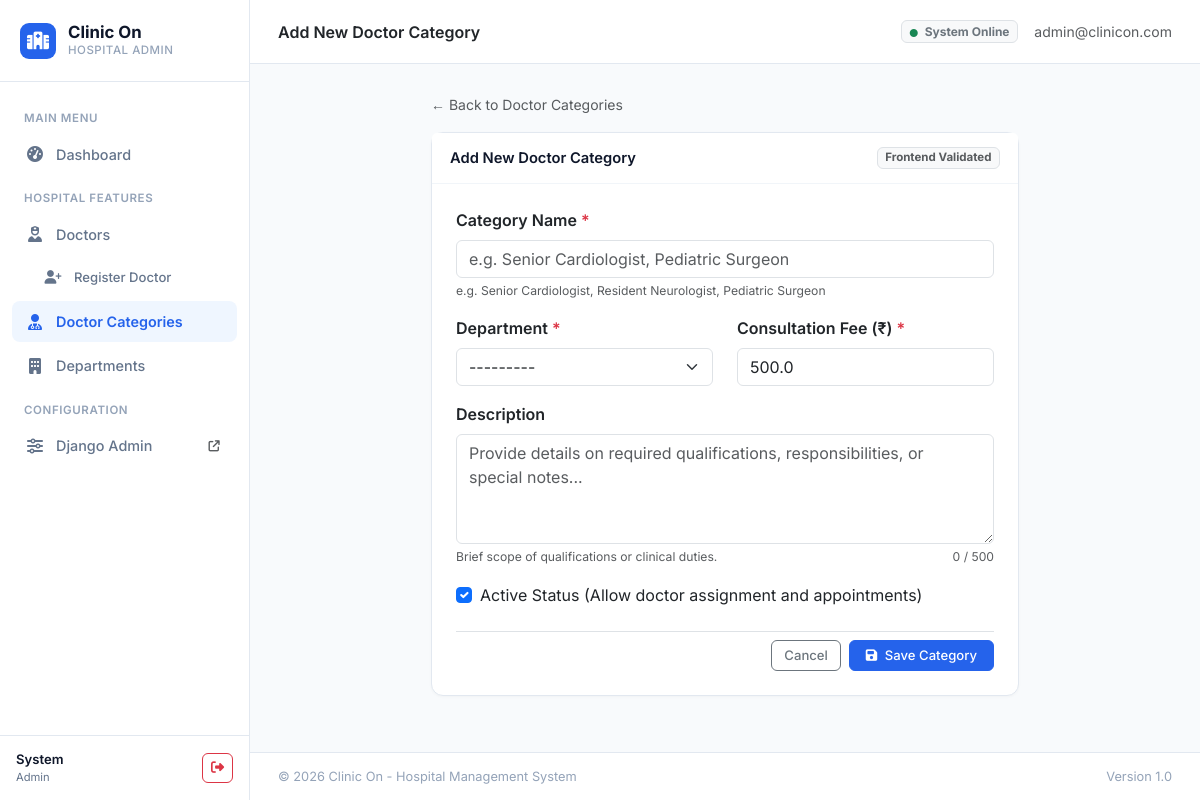
Screenshot of /categories/add/ (signed in) with the database file from the repository.
### hospital/models.py (models this page shows, shortened)
class CustomUser(AbstractUser):
    ROLE_CHOICES = (
        ('Admin', 'Administrator'),
        ('Doctor', 'Doctor'),
        ('Staff', 'Hospital Staff'),
    )
    username = models.CharField(max_length=150, unique=True, blank=True, null=True)
    email = models.EmailField(unique=True, verbose_name='Email Address')
    phone = models.CharField(max_length=20, blank=True, null=True, verbose_name='Phone Number')
    role = models.CharField(max_length=20, choices=ROLE_CHOICES, default='Admin')
    created_at = models.DateTimeField(auto_now_add=True)
    USERNAME_FIELD = 'email'
    REQUIRED_FIELDS = []
    objects = CustomUserManager()
    class Meta:
        verbose_name = 'User'
        verbose_name_plural = 'Users'

### hospital/views.py (the view)
# urls.py: path('categories/add/', views.category_add_view, name='category_add'),
@login_required(login_url='login')
def category_add_view(request):
    if request.method == 'POST':
        form = DoctorCategoryForm(request.POST)
        if form.is_valid():
            category = form.save()
            messages.success(request, f"Doctor Category '{category.name}' created successfully!")
            return redirect('category_list')
        else:
            messages.error(request, "Please check the form fields and correct the errors below.")
    else:
        form = DoctorCategoryForm()
    departments_exist = Department.objects.exists()
    return render(request, 'hospital/category_form.html', {
        'form': form,
        'title': 'Add New Doctor Category',
        'is_edit': False,
        'departments_exist': departments_exist,
    })

### hospital/forms.py
class DoctorCategoryForm(forms.ModelForm):
    class Meta:
        model = DoctorCategory
        fields = ['name', 'department', 'consultation_fee', 'is_active', 'description']
        widgets = {
            'name': forms.TextInput(attrs={
                'class': 'form-control',
                'placeholder': 'e.g. Senior Cardiologist, Pediatric Surgeon',
                'required': True
            }),
            'department': forms.Select(attrs={
                'class': 'form-select',
                'required': True
            }),
            'consultation_fee': forms.NumberInput(attrs={
                'class': 'form-control',
                'step': '10.00',
                'min': '0',
                'placeholder': '500.00'
            }),
            'is_active': forms.CheckboxInput(attrs={
                'class': 'form-check-input',
                'role': 'switch'
            }),
            'description': forms.Textarea(attrs={
                'class': 'form-control',
                'rows': 4,
                'placeholder': 'Provide details on required qualifications, responsibilities, or special notes...'
            }),
        }

### hospital/models.py (called while the page is built)
    def __str__(self):
        return self.name

### templates/hospital/category_form.html (shortened to what this page needs)
{% extends 'base.html' %}
{% block page_title %}{{ title }}{% endblock %}
{% block content %}
<div class="row justify-content-center">
    <div class="col-md-8">
        <div class="mb-3">
            <a href="{% url 'category_list' %}" class="text-decoration-none text-muted small">
                &larr; Back to Doctor Categories
            </a>
        </div>
        <div class="card">
            <div class="card-header d-flex justify-content-between align-items-center">
                <span>{{ title }}</span>
                <span class="badge bg-light text-muted border small" style="font-size: 0.72rem;">Frontend Validated</span>
            </div>
            <div class="card-body p-4">
                <form method="POST" id="categoryForm" novalidate>
                    <div class="mb-3">
                        <label for="{{ form.name.id_for_label }}" class="form-label fw-semibold">
                            Category Name <span class="text-danger">*</span>
                        </label>
                        {{ form.name }}
                        <small class="text-muted d-block mt-1" style="font-size: 0.76rem;">
                            e.g. Senior Cardiologist, Resident Neurologist, Pediatric Surgeon
                        </small>
                    </div>
                    <div class="row mb-3">
                        <div class="col-md-6">
                            <label for="{{ form.department.id_for_label }}" class="form-label fw-semibold">
                                Department <span class="text-danger">*</span>
                            </label>
                            {{ form.department }}
                        </div>
                        <div class="col-md-6">
                            <label for="{{ form.consultation_fee.id_for_label }}" class="form-label fw-semibold">
                                Consultation Fee (₹) <span class="text-danger">*</span>
                            </label>
                            {{ form.consultation_fee }}
                        </div>
                    </div>
                    <div class="mb-3">
                        <label for="{{ form.description.id_for_label }}" class="form-label fw-semibold">
                            Description
                        </label>
                        {{ form.description }}
                        <div class="d-flex justify-content-between mt-1">
                            <small class="text-muted" style="font-size: 0.76rem;">Brief scope of qualifications or clinical duties.</small>
                            <small id="charCounter" class="text-muted" style="font-size: 0.76rem;">0 / 500</small>
                        </div>
                    </div>
                    <div class="mb-4 form-check">
                        {{ form.is_active }}
                        <label class="form-check-label" for="{{ form.is_active.id_for_label }}">
                            Active Status (Allow doctor assignment and appointments)
                        </label>
                    </div>
                    <div class="d-flex justify-content-end gap-2 pt-2 border-top">
                        <a href="{% url 'category_list' %}" class="btn btn-outline-secondary btn-sm">
                            Cancel
                        </a>
                        <button type="submit" class="btn btn-primary btn-sm px-3" id="saveCategoryBtn">
                            <i class="fa-solid fa-floppy-disk me-1"></i>
                            {% if is_edit %}Save Changes{% else %}Save Category{% endif %}
                        </button>
                    </div>
                </form>
            </div>
        </div>
    </div>
</div>
{% endblock %}

### templates/base.html (shortened to what this page needs)
<!DOCTYPE html>
<html lang="en">
<head>
    <link href="https://cdn.jsdelivr.net/npm/bootstrap@5.3.3/dist/css/bootstrap.min.css" rel="stylesheet">
    <link rel="stylesheet" href="https://cdnjs.cloudflare.com/ajax/libs/font-awesome/6.5.2/css/all.min.css">
</head>
<body>
    <aside class="app-sidebar" id="appSidebar">
        <div class="sidebar-brand">
            <div class="brand-badge">
                <i class="fa-solid fa-hospital"></i>
            </div>
            <div>
                <div class="brand-text">Clinic On</div>
                <div class="brand-sub">Hospital Admin</div>
            </div>
        </div>
        <ul class="sidebar-nav">
            <li class="nav-label">Main Menu</li>
            <li>
                <a href="{% url 'dashboard' %}" class="sidebar-link {% if request.resolver_match.url_name == 'dashboard' %}active{% endif %}">
                    <i class="fa-solid fa-gauge-high"></i>
                    <span>Dashboard</span>
                </a>
            </li>
            <li class="nav-label">Hospital Features</li>
            <li>
                <a href="{% url 'doctor_list' %}" class="sidebar-link {% if 'doctor' in request.resolver_match.url_name and 'category' not in request.resolver_match.url_name %}active{% endif %}">
                    <i class="fa-solid fa-user-nurse"></i>
                    <span>Doctors</span>
                </a>
            </li>
            <li>
                <a href="{% url 'doctor_register' %}" class="sidebar-link {% if request.resolver_match.url_name == 'doctor_register' %}active{% endif %}" style="padding-left: 32px; font-size: 0.82rem;">
                    <i class="fa-solid fa-user-plus" style="font-size: 0.85rem;"></i>
                    <span>Register Doctor</span>
                </a>
            </li>
            <li>
                <a href="{% url 'category_list' %}" class="sidebar-link {% if 'category' in request.resolver_match.url_name %}active{% endif %}">
                    <i class="fa-solid fa-user-doctor"></i>
                    <span>Doctor Categories</span>
                </a>
            </li>
            <li>
                <a href="{% url 'department_list' %}" class="sidebar-link {% if 'department' in request.resolver_match.url_name %}active{% endif %}">
                    <i class="fa-solid fa-building"></i>
                    <span>Departments</span>
                </a>
            </li>
            <li class="nav-label">Configuration</li>
            <li>
                <a href="/django-admin/" target="_blank" class="sidebar-link">
                    <i class="fa-solid fa-sliders"></i>
                    <span>Django Admin</span>
                    <i class="fa-solid fa-arrow-up-right-from-square ms-auto text-muted" style="font-size: 0.7rem;"></i>
                </a>
            </li>
        </ul>
        <div class="sidebar-footer">
            <div class="user-pill">
                <div class="user-info">
                    <div class="user-name">{{ request.user.first_name|default:request.user.email }}</div>
                    <div class="user-role">{{ request.user.role|default:"Administrator" }}</div>
                </div>
                <a href="{% url 'logout' %}" class="btn btn-outline-danger btn-sm p-1 px-2" title="Logout">
                    <i class="fa-solid fa-right-from-bracket"></i>
                </a>
            </div>
        </div>
    </aside>
    <div class="app-main">
        <header class="app-header">
            <div class="d-flex align-items-center gap-3">
                <div class="fw-semibold text-dark">
                    {% block page_title %}Dashboard{% endblock %}
                </div>
            </div>
            <div class="d-flex align-items-center gap-3">
                <span class="badge bg-light text-secondary border small">
                    <i class="fa-solid fa-circle text-success me-1" style="font-size: 0.5rem;"></i> System Online
                </span>
                <span class="text-muted small d-none d-sm-inline">
                    {{ request.user.email }}
                </span>
            </div>
        </header>
        <main class="content-area">
            {% block content %}{% endblock %}
        </main>
        <footer class="footer d-flex justify-content-between align-items-center">
            <span>&copy; {% now "Y" %} Clinic On - Hospital Management System</span>
            <span>Version 1.0</span>
        </footer>
    </div>
</body>
</html>

### templates/base.html (style rules this page uses)
:root { --sidebar-width: 250px; --bg-page: #f8fafc; --bg-sidebar: #ffffff; --sidebar-border: #e2e8f0; --sidebar-text: #64748b; --sidebar-active-bg: #eff6ff; --sidebar-active-text: #2563eb; --primary: #2563eb; --text-main: #0f172a; --card-border: #e2e8f0; }
body { font-family: 'Inter', sans-serif; background-color: var(--bg-page); color: var(--text-main); min-height: 100vh; margin: 0; display: flex; }
.app-sidebar { width: var(--sidebar-width); background: var(--bg-sidebar); border-right: 1px solid var(--sidebar-border); height: 100vh; position: fixed; top: 0; left: 0; display: flex; flex-direction: column; z-index: 1000; transition: transform 0.25s ease; }
.sidebar-brand { padding: 22px 20px; display: flex; align-items: center; gap: 12px; border-bottom: 1px solid var(--sidebar-border); }
.brand-badge { width: 36px; height: 36px; border-radius: 9px; background-color: #2563eb; color: #ffffff; display: flex; align-items: center; justify-content: center; font-size: 1.1rem; }
.brand-text { font-size: 1.05rem; font-weight: 700; color: #0f172a; line-height: 1.2; }
.brand-sub { font-size: 0.72rem; color: #94a3b8; font-weight: 500; text-transform: uppercase; letter-spacing: 0.5px; }
.sidebar-nav { padding: 16px 12px; flex: 1; overflow-y: auto; list-style: none; margin: 0; }
.nav-label { font-size: 0.72rem; font-weight: 600; color: #94a3b8; text-transform: uppercase; letter-spacing: 0.6px; padding: 12px 12px 6px; }
.sidebar-link { display: flex; align-items: center; gap: 12px; padding: 10px 14px; color: var(--sidebar-text); text-decoration: none; font-weight: 500; font-size: 0.9rem; border-radius: 8px; margin-bottom: 3px; transition: all 0.15s ease; }
.sidebar-link.active { color: var(--sidebar-active-text); background-color: var(--sidebar-active-bg); font-weight: 600; }
.sidebar-link i { width: 18px; text-align: center; font-size: 1rem; }
.sidebar-footer { padding: 14px 16px; border-top: 1px solid var(--sidebar-border); background-color: #ffffff; }
.user-pill { display: flex; align-items: center; justify-content: space-between; gap: 10px; }
.user-info { overflow: hidden; }
.user-name { font-size: 0.82rem; font-weight: 600; color: #0f172a; white-space: nowrap; overflow: hidden; text-overflow: ellipsis; }
.user-role { font-size: 0.7rem; color: #64748b; }
.app-main { margin-left: var(--sidebar-width); flex: 1; min-height: 100vh; display: flex; flex-direction: column; width: calc(100% - var(--sidebar-width)); }
.app-header { height: 64px; background: #ffffff; border-bottom: 1px solid var(--card-border); display: flex; align-items: center; justify-content: space-between; padding: 0 28px; position: sticky; top: 0; z-index: 999; }
.content-area { padding: 28px; flex: 1; }
.card { border: 1px solid var(--card-border); border-radius: 12px; box-shadow: 0 1px 3px rgba(0, 0, 0, 0.03); background-color: #ffffff; }
.card-header { background-color: #ffffff; border-bottom: 1px solid #f1f5f9; font-weight: 600; padding: 14px 18px; font-size: 0.92rem; color: #0f172a; }
.btn-sm { padding: 5px 12px; font-size: 0.82rem; border-radius: 6px; font-weight: 500; }
.btn-primary { background-color: #2563eb; border-color: #2563eb; }
.footer { padding: 14px 28px; background: #ffffff; border-top: 1px solid var(--card-border); font-size: 0.8rem; color: #94a3b8; }

### rows the page displays
CustomUser: user.first_name "System", user.role "Admin", user.email "admin@clinicon.com"

### other values shown
{{ title }} "Add New Doctor Category"
